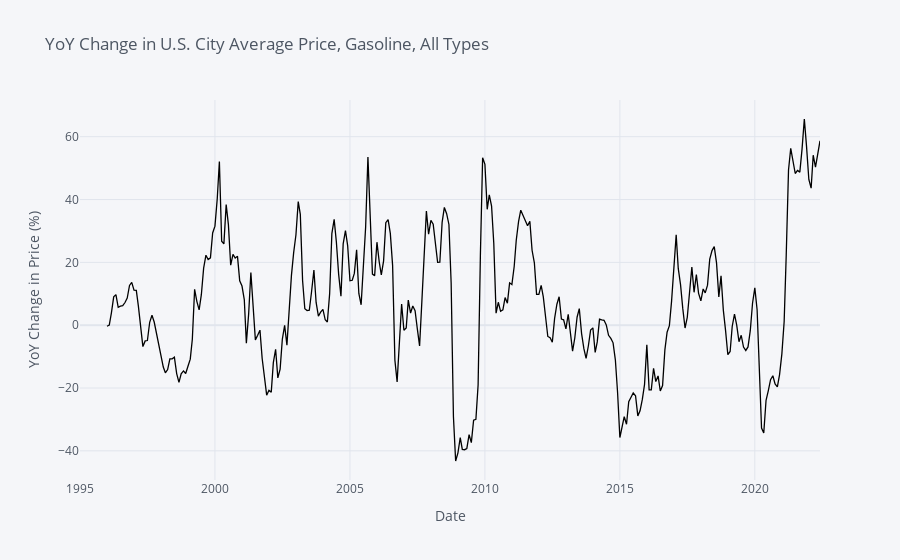

This figure's notebook cell:
### Code cell
gas_all_df.iplot(kind='scatter',x='date',y='yearly',
                 title='YoY Change in U.S. City Average Price, Gasoline, All Types',
                 xTitle='Date',
                 yTitle='YoY Change in Price (%)',
                 color='black')

### Figure 1 — Plotly figure (JSON) as saved in the notebook; plotly's stock layout.template omitted (floating-point values rounded to 4 significant figures; data arrays with more than 128 entries replaced by an {"elided": "..."} marker saying what was removed)
{"data": [{"line": {"color": "rgba(0, 0, 0, 1.0)", "dash": "solid", "shape": "linear", "width": 1.3}, "mode": "lines", "name": "yearly", "text": "", "type": "scatter", "x": {"elided": "330 str values"}, "y": {"elided": "330 mixed values"}}], "layout": {"legend": {"bgcolor": "#F5F6F9", "font": {"color": "#4D5663"}}, "paper_bgcolor": "#F5F6F9", "plot_bgcolor": "#F5F6F9", "title": {"font": {"color": "#4D5663"}, "text": "YoY Change in U.S. City Average Price, Gasoline, All Types"}, "xaxis": {"gridcolor": "#E1E5ED", "showgrid": true, "tickfont": {"color": "#4D5663"}, "title": {"font": {"color": "#4D5663"}, "text": "Date"}, "zerolinecolor": "#E1E5ED"}, "yaxis": {"gridcolor": "#E1E5ED", "showgrid": true, "tickfont": {"color": "#4D5663"}, "title": {"font": {"color": "#4D5663"}, "text": "YoY Change in Price (%)"}, "zerolinecolor": "#E1E5ED"}}}
